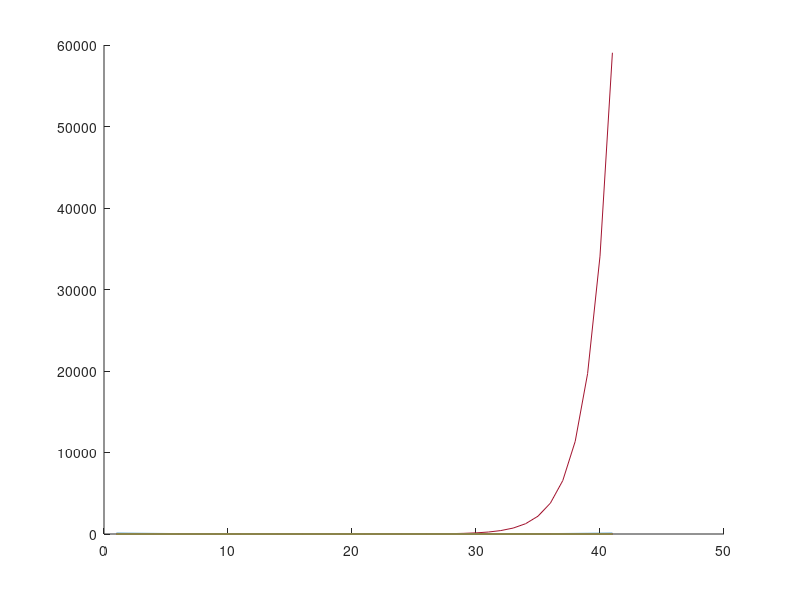

Reproduce this figure in MATLAB.
clc;
clear all;
close all;

A = [-10:0.5:10];

C = zeros(length(A));
for i = 1: length(A)
    C(i) = power(3, A(i));
end

B = zeros(length(A));
for i = 1: length(A)
    B(i) = power(A(i), 2);
end
for i = 1: length(A)
    fprintf("%0.4f \t %0.4f \t %0.4f\n", A(i), B(i), C(i));
end

close all;  %close all figure windows
hold on; % display plots on the same window for now
plot(B);
plot(C);
hold off;  % turn off plotting on the same window. 